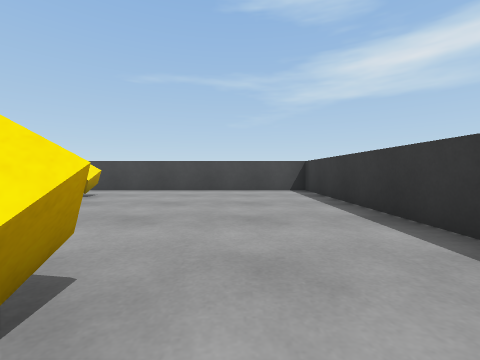
View 1 (above)

22 first-person views from a walk through a 3-D level made in the Unity game engine. The camera is 0.64 m above the floor, tilts 2° down and sees 90° across. The floor is counted in squares, 1 m on a side. Each view is taken from the middle of a square. On the plan, view 1 faces up. The plan holds only what a view shows up to about 9 squares ahead; the rest is blank. The player character is not drawn. Surface patterns are stand-ins for the level's own textures.

View 2
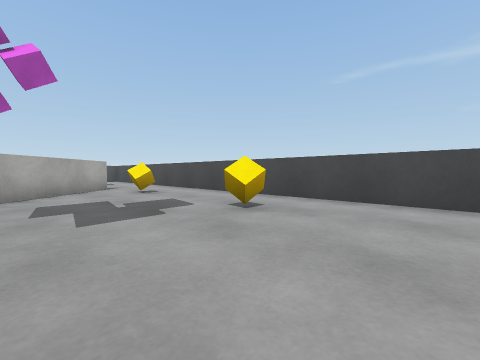

View 3
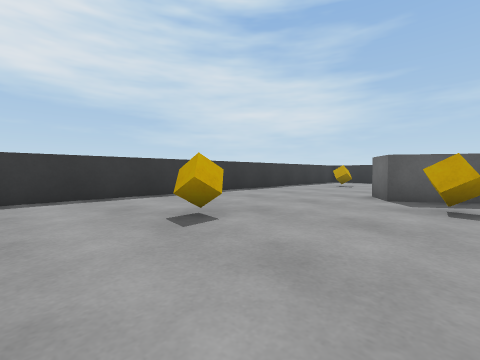

View 4
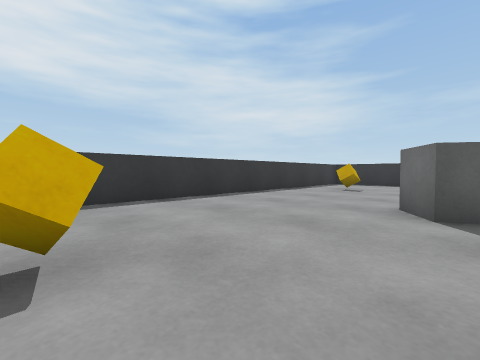

View 5
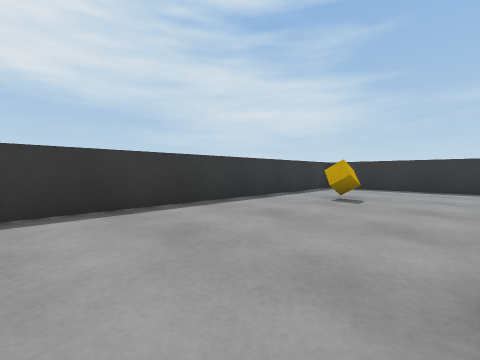

View 6
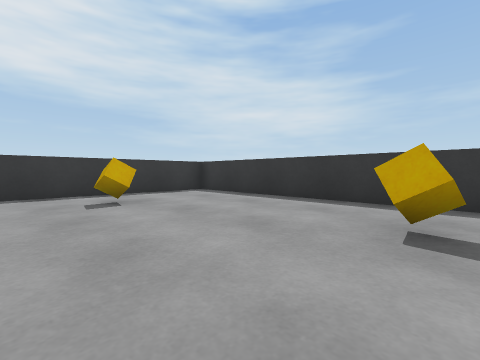

View 7
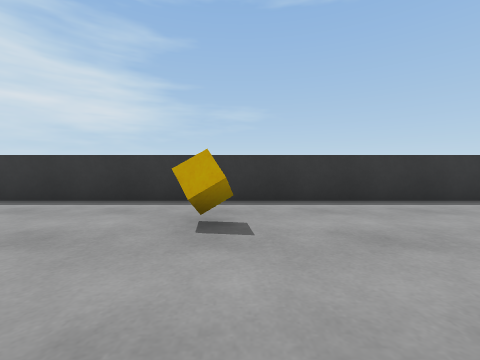

View 8
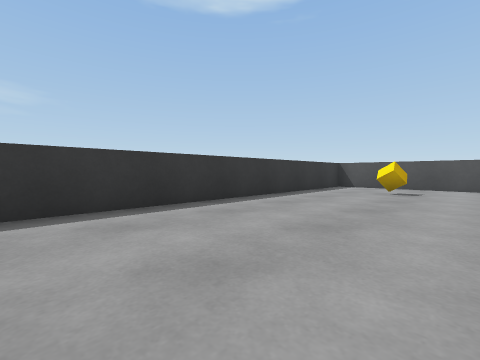

View 9
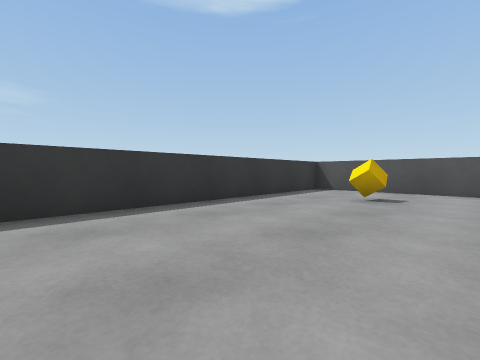

View 10
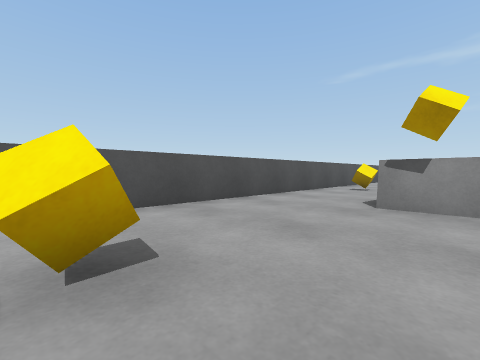

View 11
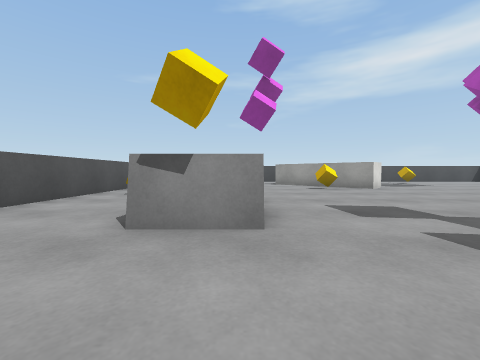

View 12
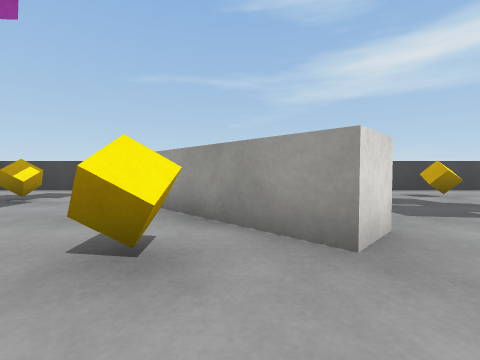

View 13
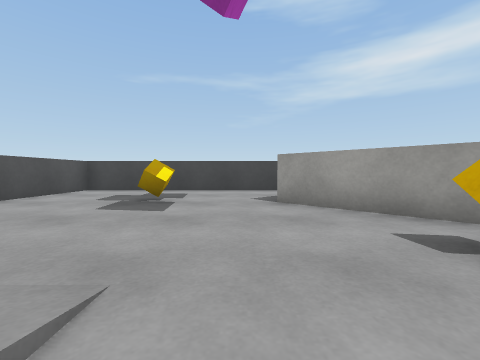

View 14
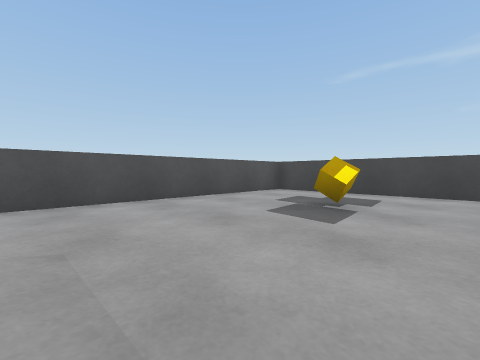

View 15
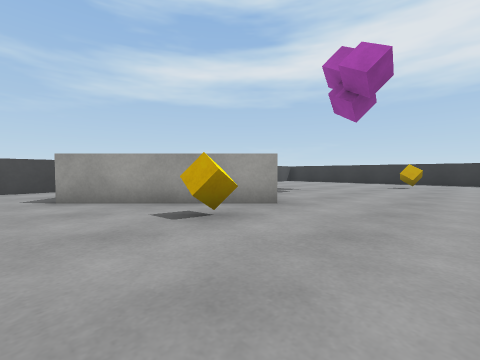

View 16
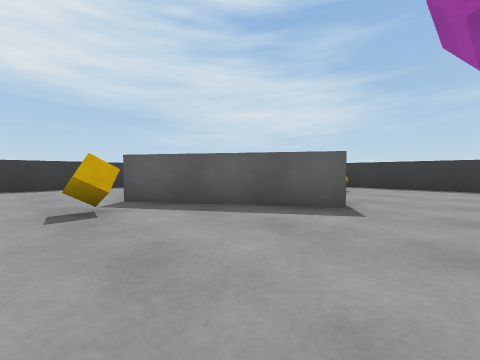

View 17
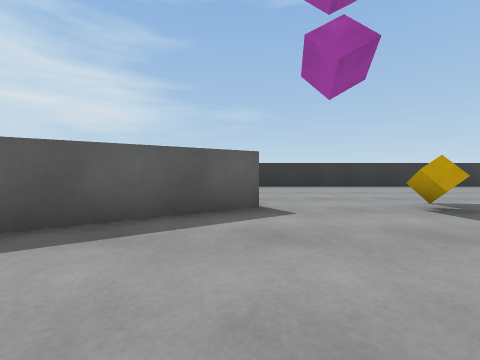

View 18
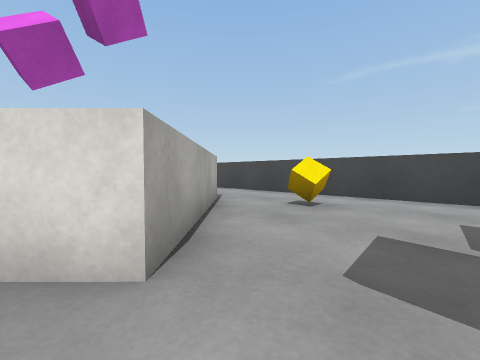

View 19
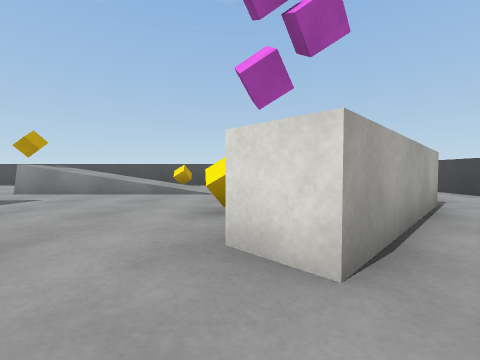

View 20
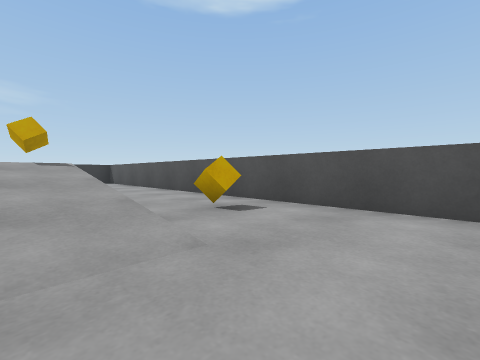

View 21
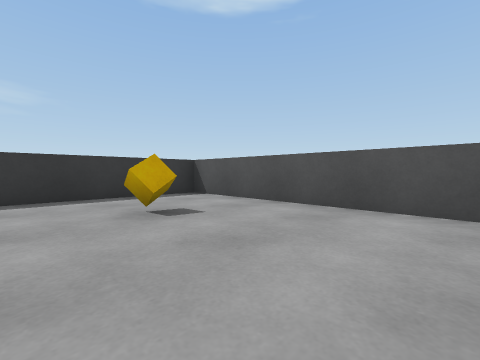

View 22
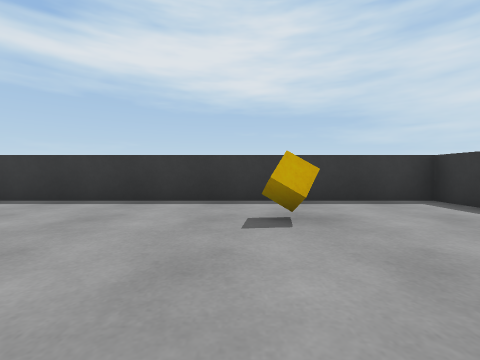

### Floor plan
Key: @ floor where view 1 was taken; # wall or solid block; . main floor; : floor 0.8 m higher than the main floor; / step, stairs or slope; O other object.
Columns run from 17 left of view 1 to 3 right of it. Each row starts with its distance up from view 1.
  8 #####################
  7 #...................#
  6 #........O...O......#
  5 #..O..##............#
  4 #......##...........#
  3 #.......##..........#
  2 #......O.#..........#
  1 #..//...........O...#
  0 #O.//............@..#
 -1 #..//...............#
 -2 #..//........O......#
 -3 #..//.........#.....#
 -4 #..:/........##.....#
 -5 #.......O..### .....#
 -6 #.......... ........#
 -7 #...................#
 -8 #................O..#
 -9 #.O.........O.......#
-10 #...................#
-11 #...................#
-12 #####################

Positions as (right, up) in squares from view 1, and headings:
1: (0, 0), facing up
2: (-1, 3), facing up-left
3: (-4, 3), facing down-right
4: (-3, 1), facing down-right
5: (-2, -2), facing down-right
6: (-5, -6), facing down-right
7: (-5, -6), facing down
8: (-7, -7), facing down-left
9: (-9, -7), facing down-left
10: (-13, -9), facing up-left
11: (-13, -7), facing up
12: (-9, 0), facing up
13: (-12, 0), facing up
14: (-12, 1), facing up-left
15: (-12, -1), facing up-right
16: (-8, -1), facing down-right
17: (-6, -1), facing down
18: (-6, 2), facing up-left
19: (-6, 2), facing left
20: (-13, 3), facing down-left
21: (-13, -5), facing down-left
22: (-3, -7), facing right
